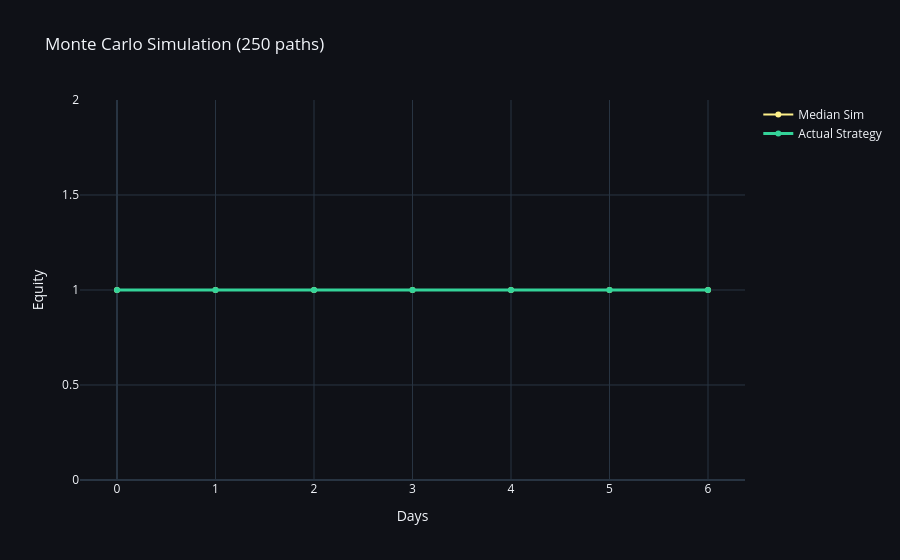

Notebook code for this chart:
### Markdown cell above
## 3. Monte Carlo Robustness Test
Shuffling daily returns 250 times to test if the strategy's performance is luck-based.

### Code cell
n_sims = 250
strat_returns = pl.Series("net_return", pf.returns()).drop_nulls().to_numpy()
sim_results = []

for _ in range(n_sims):
    shuffled = np.random.choice(strat_returns, size=len(strat_returns), replace=True)
    sim_results.append(np.cumprod(1 + shuffled))

fig_mc = go.Figure()
for sim in sim_results[:50]: # plot subset for speed
    fig_mc.add_trace(go.Scatter(y=sim, mode='lines', line=dict(width=0.5), opacity=0.3, showlegend=False, line_color='#94a3b8'))
    
fig_mc.add_trace(go.Scatter(y=np.percentile(sim_results, 50, axis=0), name='Median Sim', line=dict(color='#fef08a', width=2)))
fig_mc.add_trace(go.Scatter(y=np.cumprod(1 + strat_returns), name='Actual Strategy', line=dict(color='#34d399', width=3)))

fig_mc.update_layout(
    title=f"Monte Carlo Simulation ({n_sims} paths)",
    xaxis_title="Days",
    yaxis_title="Equity",
    **PLOTLY_DARK
)
fig_mc.show()

### Figure 1 — Plotly figure (JSON) as saved in the notebook; plotly's stock layout.template omitted (floating-point values rounded to 4 significant figures)
{"data": [{"line": {"color": "#94a3b8", "width": 0.5}, "mode": "lines", "opacity": 0.3, "showlegend": false, "type": "scatter", "y": [1.0, 1.0, 1.0, 1.0, 1.0, 1.0, 1.0]}, {"line": {"color": "#94a3b8", "width": 0.5}, "mode": "lines", "opacity": 0.3, "showlegend": false, "type": "scatter", "y": [1.0, 1.0, 1.0, 1.0, 1.0, 1.0, 1.0]}, {"line": {"color": "#94a3b8", "width": 0.5}, "mode": "lines", "opacity": 0.3, "showlegend": false, "type": "scatter", "y": [1.0, 1.0, 1.0, 1.0, 1.0, 1.0, 1.0]}, {"line": {"color": "#94a3b8", "width": 0.5}, "mode": "lines", "opacity": 0.3, "showlegend": false, "type": "scatter", "y": [1.0, 1.0, 1.0, 1.0, 1.0, 1.0, 1.0]}, {"line": {"color": "#94a3b8", "width": 0.5}, "mode": "lines", "opacity": 0.3, "showlegend": false, "type": "scatter", "y": [1.0, 1.0, 1.0, 1.0, 1.0, 1.0, 1.0]}, {"line": {"color": "#94a3b8", "width": 0.5}, "mode": "lines", "opacity": 0.3, "showlegend": false, "type": "scatter", "y": [1.0, 1.0, 1.0, 1.0, 1.0, 1.0, 1.0]}, {"line": {"color": "#94a3b8", "width": 0.5}, "mode": "lines", "opacity": 0.3, "showlegend": false, "type": "scatter", "y": [1.0, 1.0, 1.0, 1.0, 1.0, 1.0, 1.0]}, {"line": {"color": "#94a3b8", "width": 0.5}, "mode": "lines", "opacity": 0.3, "showlegend": false, "type": "scatter", "y": [1.0, 1.0, 1.0, 1.0, 1.0, 1.0, 1.0]}, {"line": {"color": "#94a3b8", "width": 0.5}, "mode": "lines", "opacity": 0.3, "showlegend": false, "type": "scatter", "y": [1.0, 1.0, 1.0, 1.0, 1.0, 1.0, 1.0]}, {"line": {"color": "#94a3b8", "width": 0.5}, "mode": "lines", "opacity": 0.3, "showlegend": false, "type": "scatter", "y": [1.0, 1.0, 1.0, 1.0, 1.0, 1.0, 1.0]}, {"line": {"color": "#94a3b8", "width": 0.5}, "mode": "lines", "opacity": 0.3, "showlegend": false, "type": "scatter", "y": [1.0, 1.0, 1.0, 1.0, 1.0, 1.0, 1.0]}, {"line": {"color": "#94a3b8", "width": 0.5}, "mode": "lines", "opacity": 0.3, "showlegend": false, "type": "scatter", "y": [1.0, 1.0, 1.0, 1.0, 1.0, 1.0, 1.0]}, {"line": {"color": "#94a3b8", "width": 0.5}, "mode": "lines", "opacity": 0.3, "showlegend": false, "type": "scatter", "y": [1.0, 1.0, 1.0, 1.0, 1.0, 1.0, 1.0]}, {"line": {"color": "#94a3b8", "width": 0.5}, "mode": "lines", "opacity": 0.3, "showlegend": false, "type": "scatter", "y": [1.0, 1.0, 1.0, 1.0, 1.0, 1.0, 1.0]}, {"line": {"color": "#94a3b8", "width": 0.5}, "mode": "lines", "opacity": 0.3, "showlegend": false, "type": "scatter", "y": [1.0, 1.0, 1.0, 1.0, 1.0, 1.0, 1.0]}, {"line": {"color": "#94a3b8", "width": 0.5}, "mode": "lines", "opacity": 0.3, "showlegend": false, "type": "scatter", "y": [1.0, 1.0, 1.0, 1.0, 1.0, 1.0, 1.0]}, {"line": {"color": "#94a3b8", "width": 0.5}, "mode": "lines", "opacity": 0.3, "showlegend": false, "type": "scatter", "y": [1.0, 1.0, 1.0, 1.0, 1.0, 1.0, 1.0]}, {"line": {"color": "#94a3b8", "width": 0.5}, "mode": "lines", "opacity": 0.3, "showlegend": false, "type": "scatter", "y": [1.0, 1.0, 1.0, 1.0, 1.0, 1.0, 1.0]}, {"line": {"color": "#94a3b8", "width": 0.5}, "mode": "lines", "opacity": 0.3, "showlegend": false, "type": "scatter", "y": [1.0, 1.0, 1.0, 1.0, 1.0, 1.0, 1.0]}, {"line": {"color": "#94a3b8", "width": 0.5}, "mode": "lines", "opacity": 0.3, "showlegend": false, "type": "scatter", "y": [1.0, 1.0, 1.0, 1.0, 1.0, 1.0, 1.0]}, {"line": {"color": "#94a3b8", "width": 0.5}, "mode": "lines", "opacity": 0.3, "showlegend": false, "type": "scatter", "y": [1.0, 1.0, 1.0, 1.0, 1.0, 1.0, 1.0]}, {"line": {"color": "#94a3b8", "width": 0.5}, "mode": "lines", "opacity": 0.3, "showlegend": false, "type": "scatter", "y": [1.0, 1.0, 1.0, 1.0, 1.0, 1.0, 1.0]}, {"line": {"color": "#94a3b8", "width": 0.5}, "mode": "lines", "opacity": 0.3, "showlegend": false, "type": "scatter", "y": [1.0, 1.0, 1.0, 1.0, 1.0, 1.0, 1.0]}, {"line": {"color": "#94a3b8", "width": 0.5}, "mode": "lines", "opacity": 0.3, "showlegend": false, "type": "scatter", "y": [1.0, 1.0, 1.0, 1.0, 1.0, 1.0, 1.0]}, {"line": {"color": "#94a3b8", "width": 0.5}, "mode": "lines", "opacity": 0.3, "showlegend": false, "type": "scatter", "y": [1.0, 1.0, 1.0, 1.0, 1.0, 1.0, 1.0]}, {"line": {"color": "#94a3b8", "width": 0.5}, "mode": "lines", "opacity": 0.3, "showlegend": false, "type": "scatter", "y": [1.0, 1.0, 1.0, 1.0, 1.0, 1.0, 1.0]}, {"line": {"color": "#94a3b8", "width": 0.5}, "mode": "lines", "opacity": 0.3, "showlegend": false, "type": "scatter", "y": [1.0, 1.0, 1.0, 1.0, 1.0, 1.0, 1.0]}, {"line": {"color": "#94a3b8", "width": 0.5}, "mode": "lines", "opacity": 0.3, "showlegend": false, "type": "scatter", "y": [1.0, 1.0, 1.0, 1.0, 1.0, 1.0, 1.0]}, {"line": {"color": "#94a3b8", "width": 0.5}, "mode": "lines", "opacity": 0.3, "showlegend": false, "type": "scatter", "y": [1.0, 1.0, 1.0, 1.0, 1.0, 1.0, 1.0]}, {"line": {"color": "#94a3b8", "width": 0.5}, "mode": "lines", "opacity": 0.3, "showlegend": false, "type": "scatter", "y": [1.0, 1.0, 1.0, 1.0, 1.0, 1.0, 1.0]}, {"line": {"color": "#94a3b8", "width": 0.5}, "mode": "lines", "opacity": 0.3, "showlegend": false, "type": "scatter", "y": [1.0, 1.0, 1.0, 1.0, 1.0, 1.0, 1.0]}, {"line": {"color": "#94a3b8", "width": 0.5}, "mode": "lines", "opacity": 0.3, "showlegend": false, "type": "scatter", "y": [1.0, 1.0, 1.0, 1.0, 1.0, 1.0, 1.0]}, {"line": {"color": "#94a3b8", "width": 0.5}, "mode": "lines", "opacity": 0.3, "showlegend": false, "type": "scatter", "y": [1.0, 1.0, 1.0, 1.0, 1.0, 1.0, 1.0]}, {"line": {"color": "#94a3b8", "width": 0.5}, "mode": "lines", "opacity": 0.3, "showlegend": false, "type": "scatter", "y": [1.0, 1.0, 1.0, 1.0, 1.0, 1.0, 1.0]}, {"line": {"color": "#94a3b8", "width": 0.5}, "mode": "lines", "opacity": 0.3, "showlegend": false, "type": "scatter", "y": [1.0, 1.0, 1.0, 1.0, 1.0, 1.0, 1.0]}, {"line": {"color": "#94a3b8", "width": 0.5}, "mode": "lines", "opacity": 0.3, "showlegend": false, "type": "scatter", "y": [1.0, 1.0, 1.0, 1.0, 1.0, 1.0, 1.0]}, {"line": {"color": "#94a3b8", "width": 0.5}, "mode": "lines", "opacity": 0.3, "showlegend": false, "type": "scatter", "y": [1.0, 1.0, 1.0, 1.0, 1.0, 1.0, 1.0]}, {"line": {"color": "#94a3b8", "width": 0.5}, "mode": "lines", "opacity": 0.3, "showlegend": false, "type": "scatter", "y": [1.0, 1.0, 1.0, 1.0, 1.0, 1.0, 1.0]}, {"line": {"color": "#94a3b8", "width": 0.5}, "mode": "lines", "opacity": 0.3, "showlegend": false, "type": "scatter", "y": [1.0, 1.0, 1.0, 1.0, 1.0, 1.0, 1.0]}, {"line": {"color": "#94a3b8", "width": 0.5}, "mode": "lines", "opacity": 0.3, "showlegend": false, "type": "scatter", "y": [1.0, 1.0, 1.0, 1.0, 1.0, 1.0, 1.0]}, {"line": {"color": "#94a3b8", "width": 0.5}, "mode": "lines", "opacity": 0.3, "showlegend": false, "type": "scatter", "y": [1.0, 1.0, 1.0, 1.0, 1.0, 1.0, 1.0]}, {"line": {"color": "#94a3b8", "width": 0.5}, "mode": "lines", "opacity": 0.3, "showlegend": false, "type": "scatter", "y": [1.0, 1.0, 1.0, 1.0, 1.0, 1.0, 1.0]}, {"line": {"color": "#94a3b8", "width": 0.5}, "mode": "lines", "opacity": 0.3, "showlegend": false, "type": "scatter", "y": [1.0, 1.0, 1.0, 1.0, 1.0, 1.0, 1.0]}, {"line": {"color": "#94a3b8", "width": 0.5}, "mode": "lines", "opacity": 0.3, "showlegend": false, "type": "scatter", "y": [1.0, 1.0, 1.0, 1.0, 1.0, 1.0, 1.0]}, {"line": {"color": "#94a3b8", "width": 0.5}, "mode": "lines", "opacity": 0.3, "showlegend": false, "type": "scatter", "y": [1.0, 1.0, 1.0, 1.0, 1.0, 1.0, 1.0]}, {"line": {"color": "#94a3b8", "width": 0.5}, "mode": "lines", "opacity": 0.3, "showlegend": false, "type": "scatter", "y": [1.0, 1.0, 1.0, 1.0, 1.0, 1.0, 1.0]}, {"line": {"color": "#94a3b8", "width": 0.5}, "mode": "lines", "opacity": 0.3, "showlegend": false, "type": "scatter", "y": [1.0, 1.0, 1.0, 1.0, 1.0, 1.0, 1.0]}, {"line": {"color": "#94a3b8", "width": 0.5}, "mode": "lines", "opacity": 0.3, "showlegend": false, "type": "scatter", "y": [1.0, 1.0, 1.0, 1.0, 1.0, 1.0, 1.0]}, {"line": {"color": "#94a3b8", "width": 0.5}, "mode": "lines", "opacity": 0.3, "showlegend": false, "type": "scatter", "y": [1.0, 1.0, 1.0, 1.0, 1.0, 1.0, 1.0]}, {"line": {"color": "#94a3b8", "width": 0.5}, "mode": "lines", "opacity": 0.3, "showlegend": false, "type": "scatter", "y": [1.0, 1.0, 1.0, 1.0, 1.0, 1.0, 1.0]}, {"line": {"color": "#fef08a", "width": 2}, "name": "Median Sim", "type": "scatter", "y": [1.0, 1.0, 1.0, 1.0, 1.0, 1.0, 1.0]}, {"line": {"color": "#34d399", "width": 3}, "name": "Actual Strategy", "type": "scatter", "y": [1.0, 1.0, 1.0, 1.0, 1.0, 1.0, 1.0]}], "layout": {"paper_bgcolor": "#0f1117", "plot_bgcolor": "#0f1117", "title": {"text": "Monte Carlo Simulation (250 paths)"}, "xaxis": {"title": {"text": "Days"}}, "yaxis": {"title": {"text": "Equity"}}}}
